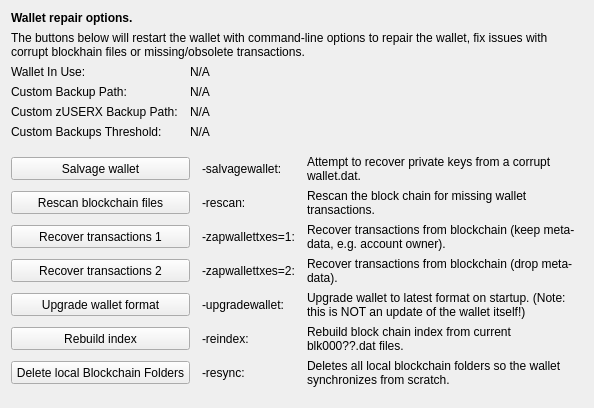
     <widget class="QWidget" name="tab_repair">
      <attribute name="title">
       <string>&amp;Wallet Repair</string>
      </attribute>
      <layout class="QGridLayout" name="gridLayout_4" columnstretch="0,0,0,0">
       <property name="horizontalSpacing">
        <number>12</number>
       </property>
       <item row="0" column="0" colspan="4">
        <widget class="QLabel" name="label_repair_header">
         <property name="font">
          <font>
           <weight>75</weight>
           <bold>true</bold>
          </font>
         </property>
         <property name="text">
          <string>Wallet repair options.</string>
         </property>
        </widget>
       </item>
       <item row="1" column="0" colspan="4">
        <widget class="QLabel" name="label_repair_helptext">
         <property name="font">
          <font>
           <weight>50</weight>
           <bold>false</bold>
          </font>
         </property>
         <property name="text">
          <string>The buttons below will restart the wallet with command-line options to repair the wallet, fix issues with corrupt blockhain files or missing/obsolete transactions.</string>
         </property>
         <property name="wordWrap">
          <bool>true</bool>
         </property>
        </widget>
       </item>
       <item row="2" column="0">
        <widget class="QLabel" name="wallet_path_label">
         <property name="text">
          <string>Wallet In Use:</string>
         </property>
        </widget>
       </item>
       <item row="2" column="1" colspan="3">
        <widget class="QLabel" name="wallet_path">
         <property name="cursor">
          <cursorShape>IBeamCursor</cursorShape>
         </property>
         <property name="text">
          <string>N/A</string>
         </property>
         <property name="textFormat">
          <enum>Qt::PlainText</enum>
         </property>
         <property name="textInteractionFlags">
          <set>Qt::LinksAccessibleByMouse|Qt::TextSelectableByKeyboard|Qt::TextSelectableByMouse</set>
         </property>
        </widget>
       </item>
       <item row="3" column="0">
        <widget class="QLabel" name="wallet_custombackuppath_label">
         <property name="text">
          <string>Custom Backup Path:</string>
         </property>
         <property name="visible">
          <bool>false</bool>
         </property>
        </widget>
       </item>
       <item row="3" column="1" colspan="3">
        <widget class="QLabel" name="wallet_custombackuppath">
         <property name="cursor">
          <cursorShape>IBeamCursor</cursorShape>
         </property>
         <property name="text">
          <string>N/A</string>
         </property>
         <property name="textFormat">
          <enum>Qt::PlainText</enum>
         </property>
         <property name="textInteractionFlags">
          <set>Qt::LinksAccessibleByMouse|Qt::TextSelectableByKeyboard|Qt::TextSelectableByMouse</set>
         </property>
         <property name="visible">
          <bool>false</bool>
         </property>
        </widget>
       </item>
       <item row="4" column="0">
        <widget class="QLabel" name="wallet_customzuserxbackuppath_label">
         <property name="text">
          <string>Custom zUSERX Backup Path:</string>
         </property>
         <property name="visible">
          <bool>false</bool>
         </property>
        </widget>
       </item>
       <item row="4" column="1" colspan="3">
        <widget class="QLabel" name="wallet_customzuserxbackuppath">
         <property name="cursor">
          <cursorShape>IBeamCursor</cursorShape>
         </property>
         <property name="text">
          <string>N/A</string>
         </property>
         <property name="textFormat">
          <enum>Qt::PlainText</enum>
         </property>
         <property name="textInteractionFlags">
          <set>Qt::LinksAccessibleByMouse|Qt::TextSelectableByKeyboard|Qt::TextSelectableByMouse</set>
         </property>
         <property name="visible">
          <bool>false</bool>
         </property>
        </widget>
       </item>
       <item row="5" column="0">
        <widget class="QLabel" name="wallet_custombackupthreshold_label">
         <property name="text">
          <string>Custom Backups Threshold:</string>
         </property>
         <property name="visible">
          <bool>false</bool>
         </property>
        </widget>
       </item>
       <item row="5" column="1" colspan="3">
        <widget class="QLabel" name="wallet_custombackupthreshold">
         <property name="cursor">
          <cursorShape>IBeamCursor</cursorShape>
         </property>
         <property name="text">
          <string>N/A</string>
         </property>
         <property name="textFormat">
          <enum>Qt::PlainText</enum>
         </property>
         <property name="textInteractionFlags">
          <set>Qt::LinksAccessibleByMouse|Qt::TextSelectableByKeyboard|Qt::TextSelectableByMouse</set>
         </property>
         <property name="visible">
          <bool>false</bool>
         </property>
        </widget>
       </item>
       <item row="6" column="0">
        <spacer name="verticalSpacer_repair1">
         <property name="orientation">
          <enum>Qt::Vertical</enum>
         </property>
         <property name="sizeHint" stdset="0">
          <size>
           <width>10</width>
           <height>10</height>
          </size>
         </property>
        </spacer>
       </item>
       <item row="7" column="0" colspan="2">
        <widget class="QPushButton" name="btn_salvagewallet">
         <property name="minimumSize">
          <size>
           <width>100</width>
           <height>23</height>
          </size>
         </property>
         <property name="text">
          <string>Salvage wallet</string>
         </property>
        </widget>
       </item>
       <item row="7" column="2">
        <widget class="QLabel" name="label_repair_salvage_command">
         <property name="text">
          <string notr="true">-salvagewallet:</string>
         </property>
        </widget>
       </item>
       <item row="7" column="3">
        <widget class="QLabel" name="label_repair_salvage">
         <property name="text">
          <string>Attempt to recover private keys from a corrupt wallet.dat.</string>
         </property>
         <property name="wordWrap">
          <bool>true</bool>
         </property>
        </widget>
       </item>
       <item row="8" column="0" colspan="2">
        <widget class="QPushButton" name="btn_rescan">
         <property name="minimumSize">
          <size>
           <width>100</width>
           <height>23</height>
          </size>
         </property>
         <property name="text">
          <string>Rescan blockchain files</string>
         </property>
        </widget>
       </item>
       <item row="8" column="2">
        <widget class="QLabel" name="label_repair_rescan_command">
         <property name="text">
          <string notr="true">-rescan:</string>
         </property>
        </widget>
       </item>
       <item row="8" column="3">
        <widget class="QLabel" name="label_repair_rescan">
         <property name="text">
          <string>Rescan the block chain for missing wallet transactions.</string>
         </property>
         <property name="wordWrap">
          <bool>true</bool>
         </property>
        </widget>
       </item>
       <item row="9" column="0" colspan="2">
        <widget class="QPushButton" name="btn_zapwallettxes1">
         <property name="minimumSize">
          <size>
           <width>100</width>
           <height>23</height>
          </size>
         </property>
         <property name="text">
          <string>Recover transactions 1</string>
         </property>
        </widget>
       </item>
       <item row="9" column="2">
        <widget class="QLabel" name="label_repair_zap1_command">
         <property name="text">
          <string notr="true">-zapwallettxes=1:</string>
         </property>
        </widget>
       </item>
       <item row="9" column="3">
        <widget class="QLabel" name="label_repair_zap1">
         <property name="text">
          <string>Recover transactions from blockchain (keep meta-data, e.g. account owner).</string>
         </property>
         <property name="wordWrap">
          <bool>true</bool>
         </property>
        </widget>
       </item>
       <item row="10" column="0" colspan="2">
        <widget class="QPushButton" name="btn_zapwallettxes2">
         <property name="minimumSize">
          <size>
           <width>100</width>
           <height>23</height>
          </size>
         </property>
         <property name="text">
          <string>Recover transactions 2</string>
         </property>
        </widget>
       </item>
       <item row="10" column="2">
        <widget class="QLabel" name="label_repair_zap2_command">
         <property name="text">
          <string notr="true">-zapwallettxes=2:</string>
         </property>
        </widget>
       </item>
       <item row="10" column="3">
        <widget class="QLabel" name="label_repair_zap2">
         <property name="text">
          <string>Recover transactions from blockchain (drop meta-data).</string>
         </property>
         <property name="wordWrap">
          <bool>true</bool>
         </property>
        </widget>
       </item>
       <item row="11" column="0" colspan="2">
        <widget class="QPushButton" name="btn_upgradewallet">
         <property name="minimumSize">
          <size>
           <width>100</width>
           <height>23</height>
          </size>
         </property>
         <property name="text">
          <string>Upgrade wallet format</string>
         </property>
        </widget>
       </item>
       <item row="11" column="2">
        <widget class="QLabel" name="label_repair_upgrade_command">
         <property name="text">
          <string notr="true">-upgradewallet:</string>
         </property>
        </widget>
       </item>
       <item row="11" column="3">
        <widget class="QLabel" name="label_repair_upgrade">
         <property name="text">
          <string>Upgrade wallet to latest format on startup. (Note: this is NOT an update of the wallet itself!)</string>
         </property>
         <property name="wordWrap">
          <bool>true</bool>
         </property>
        </widget>
       </item>
       <item row="12" column="0" colspan="2">
        <widget class="QPushButton" name="btn_reindex">
         <property name="minimumSize">
          <size>
           <width>100</width>
           <height>23</height>
          </size>
         </property>
         <property name="text">
          <string>Rebuild index</string>
         </property>
        </widget>
       </item>
       <item row="12" column="2">
        <widget class="QLabel" name="label_repair_reindex_command">
         <property name="text">
          <string notr="true">-reindex:</string>
         </property>
        </widget>
       </item>
       <item row="12" column="3">
        <widget class="QLabel" name="label_repair_reindex">
         <property name="text">
          <string>Rebuild block chain index from current blk000??.dat files.</string>
         </property>
         <property name="wordWrap">
          <bool>true</bool>
         </property>
        </widget>
       </item>
       <item row="13" column="0" colspan="2">
        <widget class="QPushButton" name="btn_resync">
         <property name="minimumSize">
          <size>
           <width>100</width>
           <height>23</height>
          </size>
         </property>
         <property name="text">
          <string>Delete local Blockchain Folders</string>
         </property>
        </widget>
       </item>
       <item row="13" column="2">
        <widget class="QLabel" name="label_repair_resync_command">
         <property name="text">
          <string>-resync:</string>
         </property>
        </widget>
       </item>
       <item row="13" column="3">
        <widget class="QLabel" name="label_repair_resync">
         <property name="text">
          <string>Deletes all local blockchain folders so the wallet synchronizes from scratch.</string>
         </property>
         <property name="wordWrap">
          <bool>true</bool>
         </property>
        </widget>
       </item>
       <item row="14" column="0">
        <spacer name="verticalSpacer_repair2">
         <property name="orientation">
          <enum>Qt::Vertical</enum>
         </property>
         <property name="sizeHint" stdset="0">
          <size>
           <width>20</width>
           <height>10</height>
          </size>
         </property>
        </spacer>
       </item>
      </layout>
     </widget>
